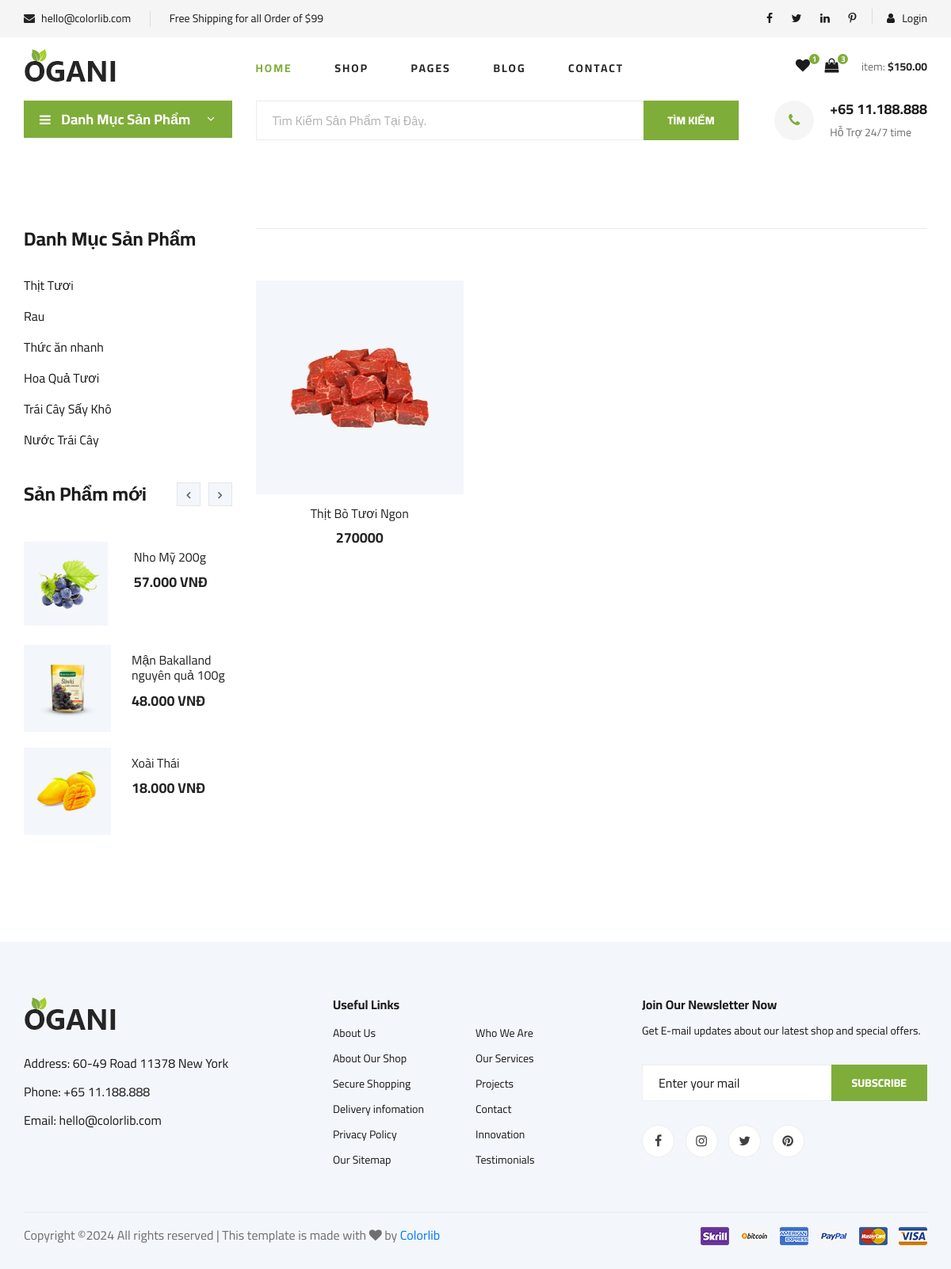
The page /?act=category-product&id=1 on the database its author committed.
### tables this page shows
CREATE TABLE `categories` (
  `id` int NOT NULL,
  `name` varchar(255) NOT NULL,
  `image` varchar(300) NOT NULL,
  `created_at` datetime NOT NULL DEFAULT CURRENT_TIMESTAMP,
  `updated_at` datetime NOT NULL DEFAULT CURRENT_TIMESTAMP
);

CREATE TABLE `products` (
  `id` int NOT NULL,
  `cate_id` int NOT NULL,
  `title` varchar(300) NOT NULL,
  `price` int NOT NULL COMMENT 'giá giảm',
  `discount` int NOT NULL COMMENT 'Giá gốc',
  `description` longtext NOT NULL,
  `created_at` datetime NOT NULL DEFAULT CURRENT_TIMESTAMP,
  `updated_at` datetime NOT NULL DEFAULT CURRENT_TIMESTAMP,
  `view_count` int NOT NULL DEFAULT '0',
  `image` varchar(300) DEFAULT NULL,
  `quantity` int NOT NULL,
  `weight` varchar(20) NOT NULL
);

### controllers/BlogController.php (called while the page is built, shortened)
<?php
function blogByCategoriesProduct($categoryId)
{
    $categories = listAll('categories');
    $productTop6Latest = productTop6Latest();
    $categoryProduct = ProductForCategory($categoryId);
    require_once PATH_VIEW . 'layout/master.php';
}

### index.php (called while the page is built, shortened)
<?php
require_once "./common/model.php";
$act = $_GET['act'] ?? '/';
match ($act) {
    '/' => homeIndex(),
    'login'                 => showFormLogin(),
    'logout'                => logout(),
    'products'              => blogProductListAll(),
    'product-detail'        => blogProductDetail($_GET['id']),
    'category-product'      => blogByCategoriesProduct($_GET['id']),
    'blog-posts'            => blogPosts(),
    'post-detail'           => blogPostDetail($_GET['id']),
    'category-post'      => blogByCategoriesPost($_GET['id']),
    default                 => e404(),
};

### common/model.php (called while the page is built, shortened)
<?php
if (!function_exists('listAll')) {
    function listAll($tableName)
    {
        try {
            $sql = "SELECT * FROM $tableName";
            $stmt = $GLOBALS['conn']->prepare($sql);
            $stmt->execute();
            return $stmt->fetchAll();
        } catch (\Exception $e) {
            debug($e);
        }
    }
}

### models/Product-post.php (called while the page is built, shortened)
<?php
function productTop6Latest()
{
    try {
        $sql = "SELECT * FROM products ORDER BY id DESC LIMIT 6";
        $stmt = $GLOBALS['conn']->prepare($sql);
        $stmt->execute();
        return $stmt->fetchAll();
    } catch (\Exception $e) {
        debug($e);
    }
}

### models/Category.php (called while the page is built, shortened)
<?php
function ProductForCategory($categoryId){
    try{
        $sql = "
                SELECT
                        p.id                as p_id,
                        p.title             as p_title,
                        p.price             as p_price,
                        p.discount          as p_discount,
                        p.description       as p_description,
                        p.created_at        as p_created_at,
                        p.updated_at        as p_updated_at,
                        p.view_count        as p_view_count,
                        p.quantity          as p_quantity,
                        p.weight            as p_weight,
                        p.image             as p_image,
                        c.id                as c_id,
                        c.name              as c_name
                FROM products as p
                INNER JOIN categories   as c    ON c.id     = p.cate_id
                WHERE p.cate_id = :categoryId
            ";
            $stmt = $GLOBALS['conn']->prepare($sql);
            $stmt->bindParam(':categoryId', $categoryId);
            $stmt->execute();
            return $stmt->fetchAll();
    }catch (\Exception $e) {
        debug($e);
    }
}

### views/blog-by-cate-product.php (the view, shortened to what this page needs)
<section class="product spad">
    <div class="container">
        <div class="row">
            <div class="col-lg-3 col-md-5">
                <div class="sidebar">
                    <div class="sidebar__item">
                        <h4>Danh Mục Sản Phẩm</h4>
                        <ul>
                            <?php foreach($categories as $category): ?>
                                <li><a href="<?= BASE_URL ?>?act=category-product&id=<?= $category['id'] ?>"><?= $category['name'] ?></a></li>
                            <?php endforeach; ?>
                        </ul>
                    </div>
                    <div class="sidebar__item">
                        <div class="latest-product__text">
                            <h4>Sản Phẩm mới</h4>
                            <div class="latest-product__slider owl-carousel">
                                <div class="latest-prdouct__slider__item">
                                    <?php for ($i = 0; $i < 3; $i++): ?>
                                        <a href="<?= BASE_URL ?>?act=product-detail&id=<?= $productTop6Latest[$i]['id'] ?>" class="latest-product__item">
                                            <div class="latest-product__item__pic">
                                                <img src="<?= $productTop6Latest[$i]['image'] ?>" alt="">
                                            </div>
                                            <div class="latest-product__item__text">
                                                <h6><?= $productTop6Latest[$i]['title'] ?></h6>
                                                <span><?= number_format($productTop6Latest[$i]['price'], 0, ',', '.') ?> VNĐ</span>
                                            </div>
                                        </a>
                                    <?php endfor; ?>
                                </div>
                            </div>
                        </div>
                    </div>
                </div>
            </div>
            <div class="col-lg-9 col-md-7">
                <div class="filter__item">
                </div>
                <div class="row">
                    <?php foreach ($categoryProduct as $product): ?>
                        <div class="col-lg-4 col-md-6 col-sm-6">
                            <div class="product__item">
                                <div class="product__item__pic set-bg" data-setbg="<?= $product['p_image'] ?>">
                                </div>
                                <div class="product__item__text">
                                    <h6><a href="<?= BASE_URL ?>?act=product-detail&id=<?= $product['p_id'] ?>"><?= $product['p_title'] ?></a></h6>
                                    <h5><?= $product['p_price'] ?></h5>
                                </div>
                            </div>
                        </div>
                    <?php endforeach; ?>
                </div>
            </div>
        </div>
    </div>
</section>

### asset/client/css/style.css (style rules this page uses)
html, body { height: 100%; font-family: "Cairo", sans-serif; -webkit-font-smoothing: antialiased; font-smoothing: antialiased; }
h1, h2, h3, h4, h5, h6 { margin: 0; color: #111111; font-weight: 400; font-family: "Cairo", sans-serif; }
h4 { font-size: 24px; }
h5 { font-size: 18px; }
h6 { font-size: 16px; }
img { max-width: 100%; }
ul, ol { padding: 0; margin: 0; }
.set-bg { background-repeat: no-repeat; background-size: cover; background-position: top center; }
.spad { padding-top: 100px; padding-bottom: 100px; }
.latest-product__text h4 { font-weight: 700; color: #1c1c1c; margin-bottom: 45px; }
.latest-product__item { margin-bottom: 20px; overflow: hidden; display: block; }
.latest-product__item__pic { float: left; margin-right: 26px; }
.latest-product__item__pic img { height: 110px; width: 110px; }
.latest-product__item__text { overflow: hidden; padding-top: 10px; }
.latest-product__item__text h6 { color: #252525; margin-bottom: 8px; }
.latest-product__item__text span { font-size: 18px; display: block; color: #252525; font-weight: 700; }
.sidebar__item { margin-bottom: 35px; }
.sidebar__item h4 { color: #1c1c1c; font-weight: 700; margin-bottom: 25px; }
.sidebar__item ul li { list-style: none; }
.sidebar__item ul li a { font-size: 16px; color: #1c1c1c; line-height: 39px; display: block; }
.sidebar__item .latest-product__text { position: relative; }
.sidebar__item .latest-product__text h4 { margin-bottom: 45px; }
.product { padding-top: 80px; padding-bottom: 80px; }
.filter__item { padding-top: 45px; border-top: 1px solid #ebebeb; padding-bottom: 20px; }
.product__item { margin-bottom: 50px; }
.product__item__pic { height: 270px; position: relative; overflow: hidden; }
.product__item__text { text-align: center; padding-top: 15px; }
.product__item__text h6 { margin-bottom: 10px; }
.product__item__text h6 a { color: #252525; }
.product__item__text h5 { color: #252525; font-weight: 700; }
@media only screen and (min-width: 1200px) { .container { max-width: 1170px; } }

### rows shown on the page
categories: name "Thịt Tươi"
categories: name "Rau"
categories: name "Thức ăn nhanh"
categories: name "Hoa Quả Tươi"
categories: name "Trái Cây Sấy Khô"
categories: name "Nước Trái Cây"
products: image (picture), title "Nho Mỹ 200g", price "57.000"
products: image (picture), title "Mận Bakalland nguyên quả 100g", price "48.000"
products: image (picture), title "Xoài Thái", price "18.000"
products: title "Thịt Bò Tươi Ngon", price "270000"
